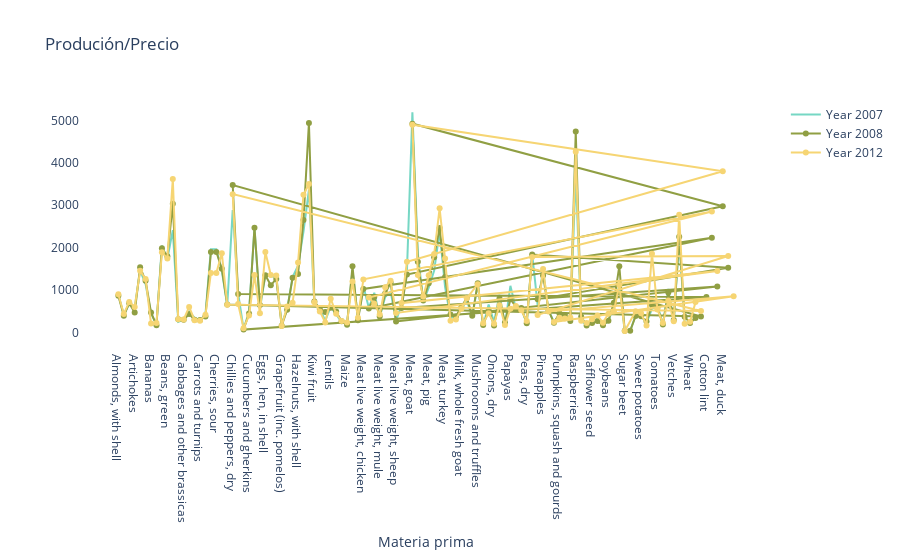

Write notebook code for a chart like this one.
### Code cell
from plotly.offline import init_notebook_mode, iplot

# Creating trace1
trace1 = go.Scatter(
                    x = year_price_2007["Item"],
                    y = year_price_2007["Value"],
                    mode = "lines",
                    name = "Year 2007",
                    marker = dict(color ="#76D7C4"),
                    )
# Creating trace2
trace2 = go.Scatter(
                    x = year_price_2008["Item"],
                    y = year_price_2008["Value"],
                    mode = "lines+markers",
                    name = "Year 2008",
                    marker = dict(color ="#909F43"),
                    )

# Creating trace3
trace3 = go.Scatter(
                    x = year_price_2012["Item"],
                    y = year_price_2012["Value"],
                    mode = "lines+markers",
                    name = "Year 2012",
                    marker = dict(color = "#F6D573"),
                    )


data = [trace1, trace2,trace3]
layout = dict(title = 'Produción/Precio',
              xaxis= dict(title= 'Materia prima',ticklen= 10,zeroline= True),
              plot_bgcolor="white"
             )
fig = dict(data = data, layout = layout)
iplot(fig)

### Figure 1 — Plotly figure (JSON) as saved in the notebook; plotly's stock layout.template omitted (floating-point values rounded to 4 significant figures)
{"data": [{"marker": {"color": "#76D7C4"}, "mode": "lines", "name": "Year 2007", "type": "scatter", "x": ["Almonds, with shell", "Apples", "Apricots", "Artichokes", "Asparagus", "Avocados", "Bananas", "Barley", "Beans, dry", "Beans, green", "Beeswax", "Broad beans, horse beans, dry", "Cabbages and other brassicas", "Canary seed", "Carobs", "Carrots and turnips", "Cauliflowers and broccoli", "Cherries", "Cherries, sour", "Chestnut", "Chick peas", "Chillies and peppers, dry", "Chillies and peppers, green", "Cottonseed", "Cucumbers and gherkins", "Dates", "Eggplants (aubergines)", "Eggs, hen, in shell", "Figs", "Garlic", "Grapefruit (inc. pomelos)", "Grapes", "Groundnuts, with shell", "Hazelnuts, with shell", "Honey, natural", "Hops", "Kiwi fruit", "Leeks, other alliaceous vegetables", "Lemons and limes", "Lentils", "Lettuce and chicory", "Lupins", "Maize", "Mangoes, mangosteens, guavas", "Meat live weight, ass", "Meat live weight, chicken", "Meat live weight, goat", "Meat live weight, horse", "Meat live weight, mule", "Meat live weight, pig", "Meat live weight, rabbit", "Meat live weight, sheep", "Meat, ass", "Meat, chicken", "Meat, goat", "Meat, horse", "Meat, mule", "Meat, pig", "Meat, rabbit", "Meat, sheep", "Meat, turkey", "Melons, other (inc.cantaloupes)", "Milk, whole fresh cow", "Milk, whole fresh goat", "Milk, whole fresh sheep", "Millet", "Mushrooms and truffles", "Oats", "Olives", "Onions, dry", "Onions, shallots, green", "Oranges", "Papayas", "Peaches and nectarines", "Pears", "Peas, dry", "Peas, green", "Persimmons", "Pineapples", "Plums and sloes", "Potatoes", "Pumpkins, squash and gourds", "Quinces", "Rapeseed", "Raspberries", "Rice, paddy", "Rye", "Safflower seed", "Seed cotton", "Sorghum", "Soybeans", "Spinach", "Strawberries", "Sugar beet", "Sugar cane", "Sunflower seed", "Sweet potatoes", "Tangerines, mandarins, clementines, satsumas", "Tobacco, unmanufactured", "Tomatoes", "Triticale", "Vegetables, leguminous nes", "Vetches", "Walnuts, with shell", "Watermelons", "Wheat", "Wool, greasy"], "y": [887.4, 422.5, 671, 590, 1461.0, 1138.0, 449, 183.6, 2048.0, 1728.0, 2413.0, 249.1, 299, 492.3, 338.8, 268.1, 439.9, 1961.0, 1961.0, 1454.0, 632.5, 2885.0, 917.7, 81.8, 485.6, 2470.0, 553.2, 1357.0, 1316.0, 1319.0, 214, 548.4, 1302.0, 1572.0, 2377.0, 3360, 664.4, 546.1, 276.7, 608.5, 421.6, 242.3, 204.5, 1475.0, 322.4, 1088.0, 579.4, 932.1, 362.1, 834.6, 960.9, 276.4, 644.8, 1450.0, 5189.0, 1864.0, 724.1, 1056.0, 1456.0, 2379.0, 1072.0, 346.4, 353.5, 556.1, 754.5, 349.4, 1143.0, 158.2, 655, 245, 885.7, 175.1, 1098.0, 560.8, 556.7, 220.3, 1842.0, 647.2, 1465.0, 518, 244.6, 378.4, 451.1, 241.9, 3732.0, 271.4, 177.9, 210, 327.3, 198.1, 244.8, 674.6, 1094.0, 35.1, 36.3, 394.3, 382.5, 222.5, 553.4, 641.3, 183.8, 1026.0, 242.2, 2200.0, 241.2, 210.3, 360.5]}, {"marker": {"color": "#909F43"}, "mode": "lines+markers", "name": "Year 2008", "type": "scatter", "x": ["Almonds, with shell", "Apples", "Apricots", "Artichokes", "Asparagus", "Avocados", "Bananas", "Barley", "Beans, dry", "Beans, green", "Beeswax", "Broad beans, horse beans, dry", "Cabbages and other brassicas", "Canary seed", "Carobs", "Carrots and turnips", "Cauliflowers and broccoli", "Cherries", "Cherries, sour", "Chestnut", "Chick peas", "Chicory roots", "Chillies and peppers, dry", "Chillies and peppers, green", "Cotton lint", "Cottonseed", "Cucumbers and gherkins", "Dates", "Eggplants (aubergines)", "Eggs, hen, in shell", "Figs", "Garlic", "Grapefruit (inc. pomelos)", "Grapes", "Groundnuts, with shell", "Hazelnuts, with shell", "Honey, natural", "Hops", "Kiwi fruit", "Leeks, other alliaceous vegetables", "Lemons and limes", "Lentils", "Lettuce and chicory", "Lupins", "Maize", "Mangoes, mangosteens, guavas", "Meat live weight, ass", "Meat live weight, chicken", "Meat live weight, duck", "Meat live weight, goat", "Meat live weight, horse", "Meat live weight, mule", "Meat live weight, pig", "Meat live weight, rabbit", "Meat live weight, sheep", "Meat live weight, turkey", "Meat, ass", "Meat, chicken", "Meat, duck", "Meat, goat", "Meat, horse", "Meat, mule", "Meat, pig", "Meat, rabbit", "Meat, sheep", "Meat, turkey", "Melons, other (inc.cantaloupes)", "Milk, whole fresh cow", "Milk, whole fresh goat", "Milk, whole fresh sheep", "Millet", "Mushrooms and truffles", "Oats", "Olives", "Onions, dry", "Onions, shallots, green", "Oranges", "Papayas", "Peaches and nectarines", "Pears", "Peas, dry", "Peas, green", "Peppermint", "Persimmons", "Pineapples", "Plums and sloes", "Potatoes", "Pumpkins, squash and gourds", "Quinces", "Rapeseed", "Raspberries", "Rice, paddy", "Rye", "Safflower seed", "Seed cotton", "Sorghum", "Soybeans", "Spinach", "Strawberries", "Sugar beet", "Sugar cane", "Sunflower seed", "Sweet potatoes", "Tangerines, mandarins, clementines, satsumas", "Tobacco, unmanufactured", "Tomatoes", "Triticale", "Vegetables, leguminous nes", "Vetches", "Walnuts, with shell", "Watermelons", "Wheat", "Wool, greasy"], "y": [866.2, 391.9, 687.8, 471.3, 1533, 1215.0, 468.4, 169.7, 1983.0, 1794.0, 3034.0, 306.9, 299.7, 430.3, 297.4, 291.8, 375, 1896.0, 1896.0, 1501.0, 657.3, 372.5, 3473.0, 906.9, 835.3, 66.8, 444.1, 2470.0, 648.2, 1347.0, 1109.0, 1260.0, 158.9, 534.8, 1289.0, 1376.0, 2648.0, 4940, 730.7, 553.4, 480.9, 579, 490, 263.9, 182, 1558.0, 288.4, 1024.0, 2230.0, 560.7, 831.3, 376.1, 914, 1170, 256.8, 1084.0, 576.8, 1365.0, 2974.0, 4922.0, 1662.0, 752.1, 1157, 1773.0, 2459.0, 1306.0, 420.6, 379.4, 591.7, 814.8, 389.6, 1161.0, 171.1, 522.2, 163.6, 801.2, 231.5, 783.1, 607, 577.3, 217.6, 1835.0, 1525, 783.7, 1344.0, 520.1, 225.9, 453, 407.4, 268.9, 4735.0, 370.2, 160.3, 220, 267.3, 165.2, 273, 698.2, 1562.0, 37.1, 36.3, 387.1, 377.1, 256.3, 642.9, 588.9, 184.8, 940.9, 289.4, 2253, 370.8, 218.9, 340.5]}, {"marker": {"color": "#F6D573"}, "mode": "lines+markers", "name": "Year 2012", "type": "scatter", "x": ["Almonds, with shell", "Apples", "Apricots", "Artichokes", "Asparagus", "Avocados", "Bananas", "Barley", "Beans, dry", "Beans, green", "Beeswax", "Broad beans, horse beans, dry", "Cabbages and other brassicas", "Canary seed", "Carobs", "Carrots and turnips", "Cauliflowers and broccoli", "Cherries", "Cherries, sour", "Chestnut", "Chick peas", "Chicory roots", "Chillies and peppers, dry", "Chillies and peppers, green", "Cottonseed", "Cucumbers and gherkins", "Dates", "Eggplants (aubergines)", "Eggs, hen, in shell", "Figs", "Garlic", "Grapefruit (inc. pomelos)", "Grapes", "Groundnuts, with shell", "Hazelnuts, with shell", "Honey, natural", "Hops", "Kiwi fruit", "Leeks, other alliaceous vegetables", "Lemons and limes", "Lentils", "Lettuce and chicory", "Lupins", "Maize", "Mangoes, mangosteens, guavas", "Meat live weight, ass", "Meat live weight, chicken", "Meat live weight, duck", "Meat live weight, goat", "Meat live weight, horse", "Meat live weight, mule", "Meat live weight, pig", "Meat live weight, rabbit", "Meat live weight, sheep", "Meat live weight, turkey", "Meat, ass", "Meat, chicken", "Meat, duck", "Meat, goat", "Meat, horse", "Meat, mule", "Meat, pig", "Meat, rabbit", "Meat, sheep", "Meat, turkey", "Melons, other (inc.cantaloupes)", "Milk, whole fresh cow", "Milk, whole fresh goat", "Milk, whole fresh sheep", "Mushrooms and truffles", "Oats", "Olives", "Onions, dry", "Onions, shallots, green", "Oranges", "Papayas", "Peaches and nectarines", "Pears", "Peas, dry", "Peas, green", "Peppermint", "Persimmons", "Pineapples", "Plums and sloes", "Poppy seed", "Potatoes", "Pumpkins, squash and gourds", "Quinces", "Rapeseed", "Raspberries", "Rice, paddy", "Rye", "Safflower seed", "Seed cotton", "Sorghum", "Soybeans", "Spinach", "Strawberries", "Sugar beet", "Sunflower seed", "Sweet potatoes", "Tangerines, mandarins, clementines, satsumas", "Tobacco, unmanufactured", "Tomatoes", "Triticale", "Vegetables, leguminous nes", "Vetches", "Walnuts, with shell", "Watermelons", "Wheat", "Wool, greasy"], "y": [897.4, 434.4, 717.7, 599.7, 1450.0, 1258.0, 209.7, 223.3, 1890, 1744.0, 3614.0, 309.8, 302.8, 598.6, 286.8, 275.2, 413.7, 1403.0, 1403.0, 1867, 654.2, 503.3, 3260.0, 666.3, 98.7, 399.4, 1350, 448, 1896.0, 1352.0, 1342.0, 152.7, 608.7, 700, 1645.0, 3243.0, 3500, 708.3, 493.7, 233.6, 794.9, 439, 268.1, 233, 1201.0, 345.6, 1249.0, 2850, 820.1, 677, 423.4, 1066.0, 1218.0, 457.4, 1445, 691.2, 1666.0, 3800, 4896.0, 1354.0, 846.7, 1349.0, 1846.0, 2927.0, 1741, 273.5, 304, 557.7, 806.5, 1135.0, 217.1, 451.7, 201.3, 639.4, 171.6, 556.2, 620.5, 522.3, 266.5, 1775, 1800, 410.4, 1496.0, 494.9, 850, 246.5, 346.4, 325.4, 349.6, 4260.0, 276.6, 219.2, 311.9, 394.8, 229.5, 441.3, 498.3, 1114.0, 34.5, 500.4, 451.2, 164.5, 1856, 540.4, 219.4, 749.1, 263.6, 2772.0, 204, 247.9, 713.4]}], "layout": {"plot_bgcolor": "white", "title": {"text": "Produción/Precio"}, "xaxis": {"ticklen": 10, "title": {"text": "Materia prima"}, "zeroline": true}}}
